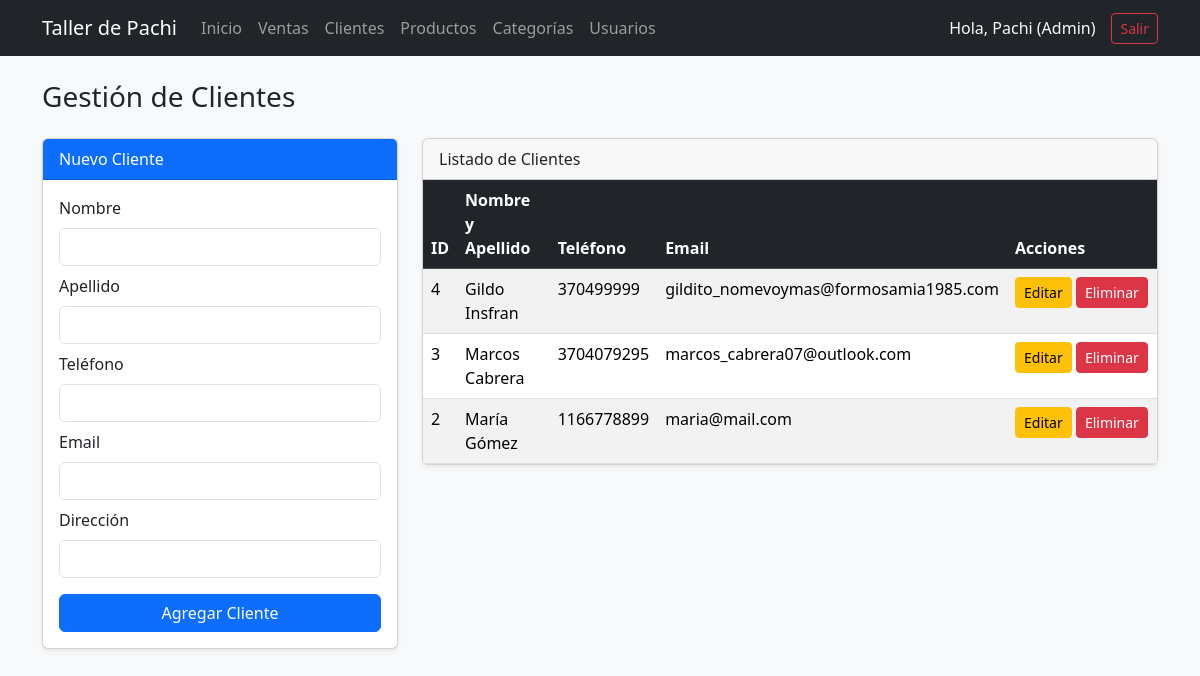
/clientes.php (signed in), run on the app's committed database.
### tables this page shows
CREATE TABLE `clientes` (
  `id_cliente` int(11) NOT NULL,
  `nombre` varchar(100) NOT NULL,
  `apellido` varchar(100) NOT NULL,
  `telefono` varchar(30) DEFAULT NULL,
  `email` varchar(100) DEFAULT NULL,
  `direccion` varchar(150) DEFAULT NULL
);

### clientes.php (the view, shortened to what this page needs)
<?php
require_once "config/conexion.php";
$id_editar = "";
$nombre_editar = "";
$apellido_editar = "";
$telefono_editar = "";
$email_editar = "";
$direccion_editar = "";
$clientes = $conexion->query("SELECT * FROM clientes ORDER BY id_cliente DESC")->fetchAll();
?>
<!DOCTYPE html>
<html lang="es">
<head>
    <link href="https://cdn.jsdelivr.net/npm/bootstrap@5.3.3/dist/css/bootstrap.min.css" rel="stylesheet">
</head>
<body class="bg-light">
    <?php include "navbar.php"; ?>
    <div class="container">
        <h3 class="mb-4">Gestión de Clientes</h3>
        <div class="row">
            <div class="col-md-4 mb-4">
                <div class="card shadow-sm">
                    <div class="card-header bg-primary text-white">
                        <?php echo ($id_editar != "") ? "Editar Cliente" : "Nuevo Cliente"; ?>
                    </div>
                    <div class="card-body">
                        <form method="POST" action="clientes.php">
                            <div class="mb-2">
                                <label class="form-label">Nombre</label>
                                <input type="text" name="nombre" class="form-control" required
                                       value="<?php echo htmlspecialchars($nombre_editar); ?>">
                            </div>
                            <div class="mb-2">
                                <label class="form-label">Apellido</label>
                                <input type="text" name="apellido" class="form-control" required
                                       value="<?php echo htmlspecialchars($apellido_editar); ?>">
                            </div>
                            <div class="mb-2">
                                <label class="form-label">Teléfono</label>
                                <input type="text" name="telefono" class="form-control"
                                       value="<?php echo htmlspecialchars($telefono_editar); ?>">
                            </div>
                            <div class="mb-2">
                                <label class="form-label">Email</label>
                                <input type="email" name="email" class="form-control"
                                       value="<?php echo htmlspecialchars($email_editar); ?>">
                            </div>
                            <div class="mb-3">
                                <label class="form-label">Dirección</label>
                                <input type="text" name="direccion" class="form-control"
                                       value="<?php echo htmlspecialchars($direccion_editar); ?>">
                            </div>
                            <button type="submit" class="btn btn-primary w-100">
                                <?php echo ($id_editar != "") ? "Guardar Cambios" : "Agregar Cliente"; ?>
                            </button>
                        </form>
                    </div>
                </div>
            </div>
            <div class="col-md-8">
                <div class="card shadow-sm">
                    <div class="card-header">Listado de Clientes</div>
                    <div class="card-body p-0 table-responsive">
                        <table class="table table-striped table-hover mb-0">
                            <thead class="table-dark">
                                <tr>
                                    <th>ID</th>
                                    <th>Nombre y Apellido</th>
                                    <th>Teléfono</th>
                                    <th>Email</th>
                                    <th style="width: 150px;">Acciones</th>
                                </tr>
                            </thead>
                            <tbody>
                                <?php foreach ($clientes as $cli): ?>
                                    <tr>
                                        <td><?php echo $cli["id_cliente"]; ?></td>
                                        <td><?php echo htmlspecialchars($cli["nombre"] . " " . $cli["apellido"]); ?></td>
                                        <td><?php echo htmlspecialchars($cli["telefono"]); ?></td>
                                        <td><?php echo htmlspecialchars($cli["email"]); ?></td>
                                        <td>
                                            <a href="clientes.php?editar=<?php echo $cli["id_cliente"]; ?>" class="btn btn-warning btn-sm">Editar</a>
                                            <a href="clientes.php?eliminar=<?php echo $cli["id_cliente"]; ?>" class="btn btn-danger btn-sm"
                                               onclick="return confirm('¿Seguro que querés eliminar este cliente?');">Eliminar</a>
                                        </td>
                                    </tr>
                                <?php endforeach; ?>
                            </tbody>
                        </table>
                    </div>
                </div>
            </div>
        </div>
    </div>
</body>
</html>

### data on the page
clientes: id_cliente "4", nombre+apellido "Gildo Insfran", telefono "370499999", email "gildito_nomevoymas@formosamia1985.com"
clientes: id_cliente "3", nombre+apellido "Marcos Cabrera", telefono "3704079295", email "marcos_cabrera07@outlook.com"
clientes: id_cliente "2", nombre+apellido "María Gómez", telefono "1166778899", email "maria@mail.com"

### other printed values
$_SESSION['nombre_usuario'] "Pachi (Admin)"
